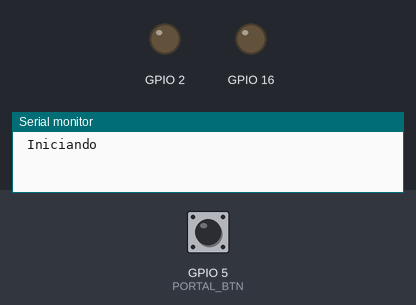
Simulated run of this sketch. Board: ESP8266 (NodeMCU). On the bench: output pins drawn as LEDs (lit = HIGH), the last lines printed to the serial monitor. The test bench sets the inputs (shaded band); at power-on: GPIO 5 (PORTAL_BTN) HIGH. WiFi joins after 1.5 s; servers stay silent unless stated.

Above: at 0.1 s.
At 1.6 s:
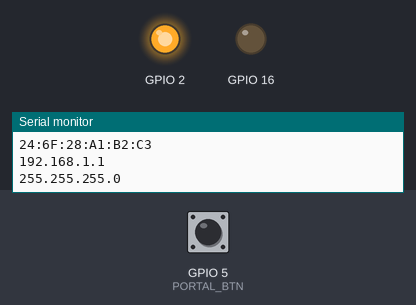
Timing chart, 0 to 3.1 s (numbered marks = the images above):
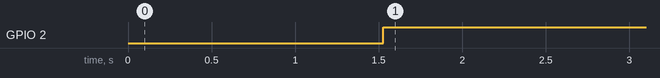

The sketch:

manager_OTA_2.ino
```cpp
#include <ESP8266WiFi.h>//ota
#include <ArduinoOTA.h> //ota
#include <ESP8266mDNS.h>//ota
#include <WiFiManager.h>//manager
#define PORTAL_BTN 5    //manager
int timeout = 120;      //manager
WiFiManager wm;         //manager
///////////////////////////////////////////////////////////////////
void setup() {
  WiFi.mode(WIFI_STA); // modo definido explicitamente, o padrão esp é STA+AP
  ///////////////////////////////////////////////////////////////////
  // coloque seu código de configuração aqui, para executar uma vez:
  Serial.begin(9600);
  Serial.println("\n Iniciando");
  bool res;
  pinMode(PORTAL_BTN, INPUT_PULLUP);
  pinMode(2, OUTPUT);
  pinMode(16, OUTPUT);
  ///////////////////////////////////////////////////////////////////
  while (digitalRead(PORTAL_BTN) == LOW) { //Se botão apertado entra em modo wifi-manager
    digitalWrite(2, 0);
    digitalWrite(16, 1);
    wm.resetSettings();
    wm.setConfigPortalTimeout(timeout);
    delay(2000);
  }
  ///////////////////////////////////////////////////////////////////
  res = wm.autoConnect("Altava_AP", "12345678");
  if (!res) {
    Serial.println("Falha na conexão");
    ESP.restart();
  }
  else {
    Serial.println("Conectado :)");
    wm.stopConfigPortal();
  }
  ///////////////////////////////////////////////////////////////////
}
///////////////////////////////////////////////////////////////////
void loop() {
  ArduinoOTA.handle();//ota
  if (WiFi.status() == WL_CONNECTED) {
    Serial.println();
    Serial.println(WiFi.SSID());
    Serial.println(WiFi.hostname());
    Serial.println(WiFi.localIP());
    Serial.println(WiFi.macAddress());
    Serial.println(WiFi.gatewayIP());
    Serial.println(WiFi.subnetMask());
    digitalWrite(2, 1);
    digitalWrite(16, 0);
    ArduinoOTA.begin();//ota
  } else {
    Serial.println("Não conectou");
    delay(10);
    ESP.restart();
    digitalWrite(2, 1);
    digitalWrite(16, 1);
  }
  delay(1000);
  ///////////////////////////////////////////////////////////////////
  // coloque seu código principal aqui, para executar repetidamente:
}
```

Measured:
- by itself, GPIO 2: LOW → HIGH at 1.5 s
